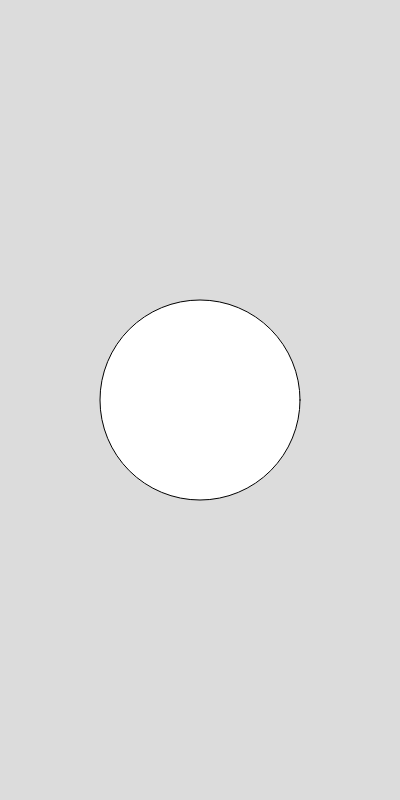
Frame 1 (no input)
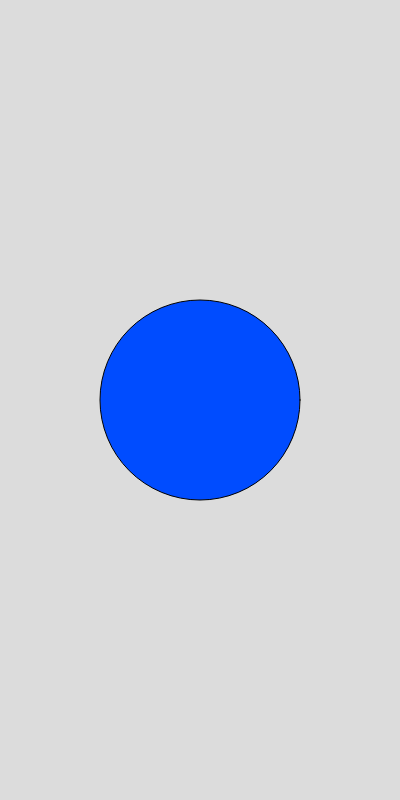
Frame 60 (no input)
Frame 120 (the mouse pressed at the canvas centre since frame 60): identical to frame 60, image omitted

The p5.js sketch that drew these frames (run headless with seeded random() and noise() and a simulated clock; from frame 60 on, the mouse is pressed at the canvas centre):

// p5.js sketch
// ── sketch.js
var canvasWidth = 400;
var canvasHeight = 800;

function setup() {
    createCanvas(canvasWidth, canvasHeight,);
}

function draw() {
    background(220);
    circle(canvasWidth / 2, canvasHeight / 2, 200);
    fill(0, 76, 255);
}
